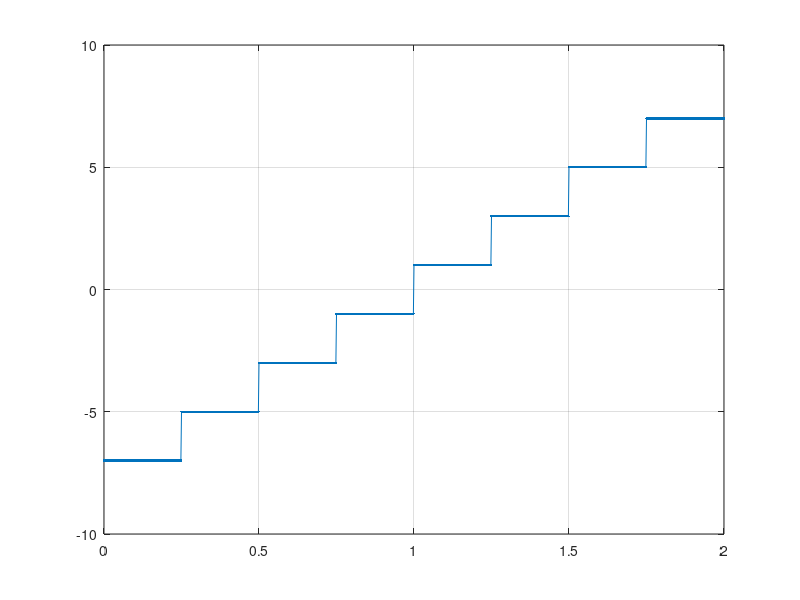

This chart was generated by the following MATLAB code:
t=0:0.002:2;
s=t;
n=length(s);
for i=1:1:n
    if i<=n/8
        s(i)=-7;
    end
    if i>n/8
        if i<=n/4
            s(i)=-5;
        end
    end
    if i>n/4
        if i<=3*n/8
            s(i)=-3;
        end
    end
    if i>3*n/8
        if i<=n/2
            s(i)=-1;
        end
    end
    if i>n/2
        if i<=5*n/8
            s(i)=1;
        end
    end
    if i>5*n/8
        if i<=3*n/4
            s(i)=3;
        end
    end
    if i>3*n/4
        if i<=7*n/8
            s(i)=5;
        end
    end
    if i>7*n/8
        s(i)=7;
    end
end
plot (t,s,'.-'),grid